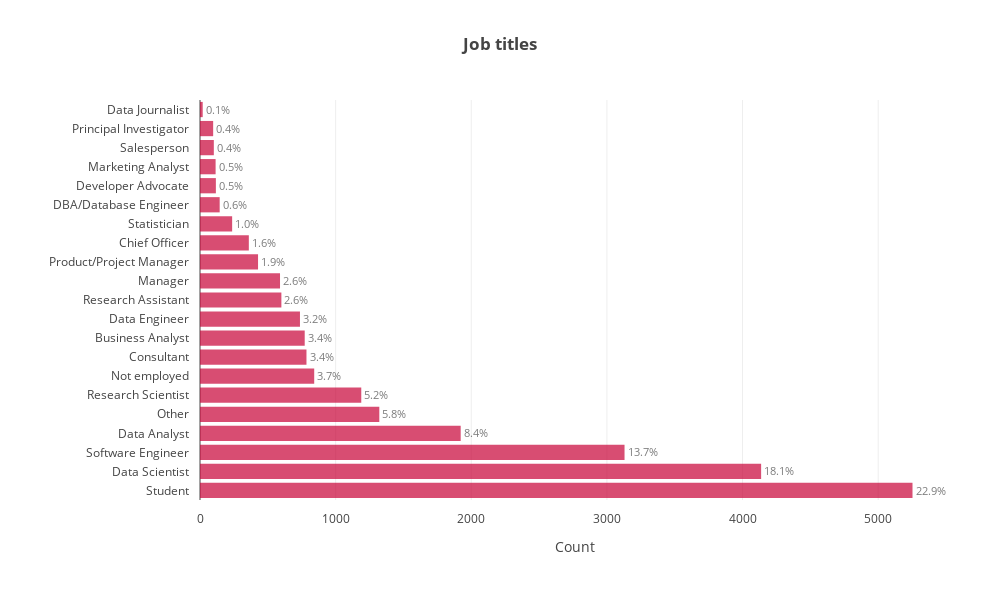

Notebook code cell kept with this figure:
### Markdown cell above
<a id="job-title"></a>
## 4.7 Current Role

Q6: Select the title most similar to your current role (or most recent title if retired)

### Code cell
# Select column Q6
role_df = multiChoiceResp['Q6'][1:].dropna()

# Get the value counts
role_df_counts = role_df.value_counts()

# Perecntage values
role_df_pct = (round(role_df.value_counts(normalize=True)*100,1)).values
role_df_pct = [str(x)+'%' for x in role_df_pct]

# Visualize
trace0 = go.Bar(
                x=role_df_counts.values,
                y=role_df_counts.index,
                orientation='h',
                text = role_df_pct,
                textposition='outside',
                marker=dict(
                color='rgb(200,2,55)',
                line=dict(color='rgb(125,75,55)',
                         )),
                opacity=0.7
               )

layout = go.Layout(title='<b>Job titles</b>',
                  autosize=False,
                  width=1000,
                  height=600,
                  xaxis=dict(title='Count'),
                  margin=go.layout.Margin(
                                        l=200,
                                        r=50,
                                        b=100,
                                        t=100, pad=10)
                   )

fig = go.Figure(data=[trace0], 
                layout=layout)
iplot(fig, show_link=False)

### Figure 1 — Plotly figure (JSON) as saved in the notebook; plotly's stock layout.template omitted (floating-point values rounded to 4 significant figures)
{"data": [{"marker": {"color": "rgb(200,2,55)", "line": {"color": "rgb(125,75,55)"}}, "opacity": 0.7, "orientation": "h", "text": ["22.9%", "18.1%", "13.7%", "8.4%", "5.8%", "5.2%", "3.7%", "3.4%", "3.4%", "3.2%", "2.6%", "2.6%", "1.9%", "1.6%", "1.0%", "0.6%", "0.5%", "0.5%", "0.4%", "0.4%", "0.1%"], "textposition": "outside", "type": "bar", "uid": "3a04d878-8025-46ba-8a13-eca15174aaa7", "x": [5253, 4137, 3130, 1922, 1322, 1189, 842, 785, 772, 737, 600, 590, 428, 360, 237, 145, 117, 115, 102, 97, 20], "y": ["Student", "Data Scientist", "Software Engineer", "Data Analyst", "Other", "Research Scientist", "Not employed", "Consultant", "Business Analyst", "Data Engineer", "Research Assistant", "Manager", "Product/Project Manager", "Chief Officer", "Statistician", "DBA/Database Engineer", "Developer Advocate", "Marketing Analyst", "Salesperson", "Principal Investigator", "Data Journalist"]}], "layout": {"autosize": false, "height": 600, "margin": {"b": 100, "l": 200, "pad": 10, "r": 50, "t": 100}, "title": "<b>Job titles</b>", "width": 1000, "xaxis": {"title": "Count"}}}
